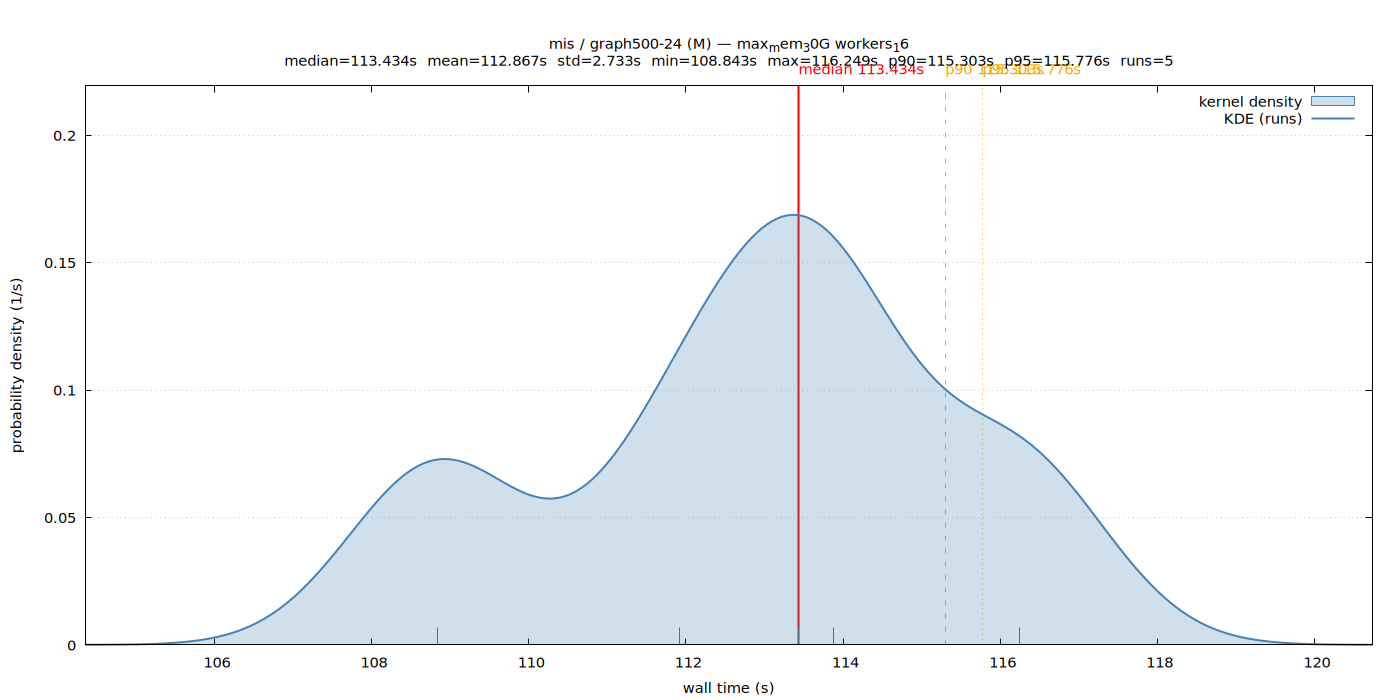

This figure's gnuplot source:
set terminal pngcairo size 1400,700 enhanced font 'Sans,11'
set output '/home/ubuntu/nvm/gfrs/mis/M/graph500-24/max_mem_30G_workers_16/wall_time.png'
set title "mis / graph500-24 (M) — max_mem_30G workers_16\nmedian=113.434s  mean=112.867s  std=2.733s  min=108.843s  max=116.249s  p90=115.303s  p95=115.776s  runs=5"
set xlabel 'wall time (s)'
set ylabel 'probability density (1/s)'
set tmargin 5
set yrange [0:0.219339]
set xrange [104.354147:120.738580]
set grid y
set key top right
set arrow from 113.433913,0 to 113.433913,0.219339 nohead lc rgb 'red' lw 2
set label 'median 113.434s' at 113.433913,0.219339 offset char 0,1 tc rgb 'red'
set arrow from 115.302609,0 to 115.302609,0.219339 nohead lc rgb 'orange' lw 1 dt 2
set label 'p90 115.303s' at 115.302609,0.219339 offset char 0,1 tc rgb 'orange'
set arrow from 115.776028,0 to 115.776028,0.219339 nohead lc rgb 'orange' lw 1 dt 3
set label 'p95 115.776s' at 115.776028,0.219339 offset char 0,1 tc rgb 'orange'
set arrow from 113.433913,0 to 113.433913,0.00674889 nohead lc rgb '#666666' lw 1
set arrow from 108.843281,0 to 108.843281,0.00674889 nohead lc rgb '#666666' lw 1
set arrow from 113.882354,0 to 113.882354,0.00674889 nohead lc rgb '#666666' lw 1
set arrow from 111.924882,0 to 111.924882,0.00674889 nohead lc rgb '#666666' lw 1
set arrow from 116.249446,0 to 116.249446,0.00674889 nohead lc rgb '#666666' lw 1
plot '/home/ubuntu/nvm/gfrs/mis/M/graph500-24/max_mem_30G_workers_16/wall_time.dat' using 1:2 with filledcurves y=0 lc rgb '#4682b4' fs transparent solid 0.25 title 'kernel density', \
     '/home/ubuntu/nvm/gfrs/mis/M/graph500-24/max_mem_30G_workers_16/wall_time.dat' using 1:2 with lines lw 2 lc rgb '#4682b4' title 'KDE (runs)'
